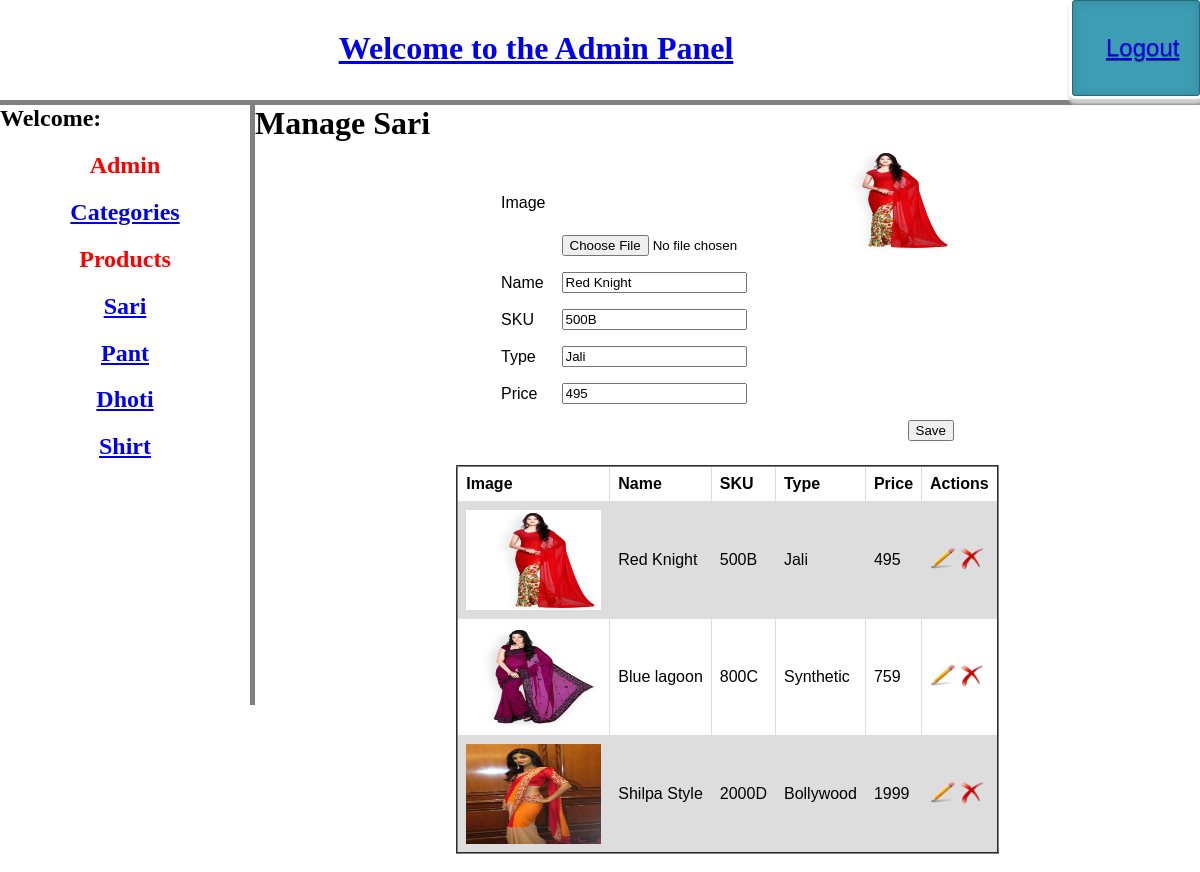
Screenshot of /views/product_view.php?CategoryId=1&id=1 (signed in) with the database file from the repository.
### tables this page shows
CREATE TABLE `category` (
  `CategoryId` int(11) NOT NULL,
  `Name` varchar(255) DEFAULT NULL,
  `Description` text,
  `IsActive` int(2) DEFAULT NULL
);

CREATE TABLE `product` (
  `ProductId` int(11) NOT NULL,
  `Name` varchar(255) DEFAULT NULL,
  `SKU` varchar(255) DEFAULT NULL,
  `Price` int(11) DEFAULT NULL,
  `Type` varchar(255) DEFAULT NULL,
  `Image` varchar(255) DEFAULT NULL,
  `Description` text,
  `CategoryId` int(11) NOT NULL
);

### models/category_model.php (called while the page is built, shortened)
<?php
class category_model {
	function viewCategory() {
		$sql = 'SELECT * FROM category';
		$result = mysql_query($sql);
		if (mysql_num_rows($result) > 0) {
			$rows = array();
			while($row = mysql_fetch_assoc($result)) {
				$rows[$row['CategoryId']] = $row;
			}
			return $rows;
		} else {
			return 0;
		}
	}
}
?>

### controllers/product.php (called while the page is built, shortened)
<?php
include_once '../models/product_model.php';
include_once '../models/category_model.php';
$productModel = new product_model();
$categoryModel = new category_model();
$id = (isset($_GET['id']) && $_GET['id'] > 0) ? $_GET['id'] : 0;
$categoryid = (isset($_GET['CategoryId']) && $_GET['CategoryId'] > 0) ? $_GET['CategoryId'] :0;
$productList = $productModel->viewProduct($categoryid);
$categoryList = $categoryModel->viewCategory();

### models/product_model.php (called while the page is built, shortened)
<?php
class product_model {
    function viewProduct($categoryid) {
	$sql = 'SELECT * FROM product where CategoryId='.$categoryid;
		$result = mysql_query($sql);
		if (mysql_num_rows($result) > 0) {
			$rows = array();
			while($row = mysql_fetch_assoc($result)) {
				$rows[$row['ProductId']] = $row;
			}
			return $rows;
		} else {
			return 0;
		}
	}
}
?>

### views/product_view.php (the view, shortened to what this page needs)
<?php
include_once '../controllers/product.php';
?>
<html>
	<head>
		<link rel="stylesheet" href="../web/css/admin_style.css" />
	</head>
	<body>
    <?php
    include_once '../header.php';
    include_once '../sidebar.php';
    ?>
		<div id="content">
            <h1>Manage <?php echo $categoryList[$categoryid]['Name'];?></h1>
            <form enctype="multipart/form-data" method="post" name="updateProduct" action="../controllers/product.php?action=update&id=<?php echo $id; ?>&CategoryId=<?php echo $categoryid;?>">
                <table id='formView' width="1000" border="0" align="center">
                    <tr>
                        <td>Image</td>
                        <td>
                            <input type="file" name="image" id="fileToUpload" value="<?php echo $id ? $productList[$id]['Image'] : ''; ?>">
                            <?php
                                if($id){
                            ?>
                                    <img src="../web/images/<?php echo $productList[$id]['Image']; ?>" alt="Smiley face" height="100" width="135" />
                            <?php
                                }
                            ?>
                        </td>
                    </tr>
                    <tr>
                        <td>Name</td>
                        <td><input type="text" name="name" value="<?php echo $id ? $productList[$id]['Name'] : ''; ?>"></td>
                    </tr>
                    <tr>
                        <td>SKU</td>
                        <td><input type="text" name="sku" value="<?php echo $id ? $productList[$id]['SKU'] : ''; ?>"></td>
                    </tr>
                    <tr>
                        <td>Type</td>
                        <td><input type="text" name="type" value="<?php echo $id ? $productList[$id]['Type'] : ''; ?>"></td>
                    </tr>
                    <tr>
                        <td>Price</td>
                        <td><input type="text" name="price" value="<?php echo $id ? $productList[$id]['Price'] : ''; ?>"></td>
                    </tr>
                    <tr>
                        <td></td>
                        <td align="right" style="float:right;"><input type="submit" name="save" value="Save"></td>
                    </tr>
                </table>
			</form>
			<table id='listView' width="1000" border="2" align="center">
				<tr>
					<th>Image</th>
					<th>Name</th>
					<th>SKU</th>
					<th>Type</th>
					<th>Price</th>
					<th>Actions</th>
				</tr>
				<?php
					if ($productList){
						foreach($productList as $productValue) {
				?>
							<tr>
								<td><img src="../web/images/<?php echo $productValue['Image']; ?>" alt="Smiley face" height="100" width="135"></td>
								<td><?php echo $productValue['Name'];?></td>
								<td><?php echo $productValue['SKU'];?></td>
								<td><?php echo $productValue['Type'];?></td>
								<td><?php echo $productValue['Price'];?></td>
								<td>
									<a href="product_view.php?CategoryId=<?php echo $categoryid;?>&id=<?php echo $productValue['ProductId'];?>">
										<img src="../web/images/admin/Edit.png" height="25px" width="25px"></a>
									<a onclick="return checkDelete(<?php echo $productValue['ProductId']; ?>,<?php echo $categoryid; ?>);" style="cursor: pointer;">
										<img src="../web/images/admin/DeleteRed.png" height="25px" width="25px"></a>
								</td>
							</tr>
				<?php
						}
					}
				?>
			</table>
			<br>
		</div>
	</body>
</html>

### sidebar.php (shortened to what this page needs)
<?php
include_once 'models/category_model.php';
$categoryModel = new category_model();
$categoryList = $categoryModel->viewCategory();
?>
<div id="sidebar">
	<b><font size="5">Welcome:</font></b><h2>Admin</h2>
	<h2><a href="<?php echo BASE_URL; ?>views/category_view.php">Categories</a></h2>
	<h2>Products</h2>
	<?php
			foreach ($categoryList as $value){
				echo '<h2>';
					echo '<a href="'.BASE_URL.'views/product_view.php?CategoryId='.$value['CategoryId'].'">';
						echo $value['Name'];
					echo '</a>';
				echo '</h2>';
			}
		?>
</div>

### web/css/admin_style.css (style rules this page uses)
body { background:gray; padding:0; margin:0; width: 100%; }
#sidebar { width:250px; float:left; background:white; border-right:5px solid gray; height:600px; }
#sidebar h2 { text-align:center; font-size:1.5em; color:red; }
#content h1 { margin:0; }
table { font-family: arial, sans-serif; border-collapse: collapse; width: auto; }
#content { background:white; }
td, th { border: 1px solid #dddddd; text-align: left; padding: 8px; }
form td { border: 0px; }
input[type="submit"] { cursor: pointer; }
#listView tr:nth-child(even) { background-color: #dddddd; }

### rows the page displays
category: Name "Sari"
category: Name "Pant"
category: Name "Dhoti"
category: Name "Shirt"
product: Image (picture), name "Red Knight", sku "500B", type "Jali", price "495", Name "Red Knight", SKU "500B", Type "Jali", Price "495"
product: Image (picture), Name "Blue lagoon", SKU "800C", Type "Synthetic", Price "759"
product: Image (picture), Name "Shilpa Style", SKU "2000D", Type "Bollywood", Price "1999"

### other values shown
$login_link_name "Logout"
